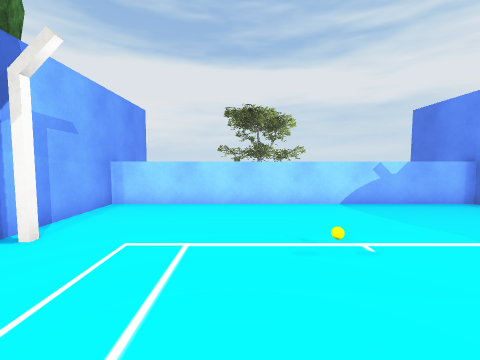
[1] (above)

12 first-person views from a walk through a scene from a Unity 3-D project. The camera is 1.4 m above the floor, tilts 4° down and sees 90° across. The floor is counted in squares, 1 m on a side. Each view is taken from the middle of a square. On the plan, view 1 faces up. The plan holds only what a view shows up to about 13 squares ahead; the rest is blank. The place goes on beyond the plan. Some trees and plants on the terrain are drawn as simple stand-ins. The player is left out. Some surface patterns are stand-ins.

[2]
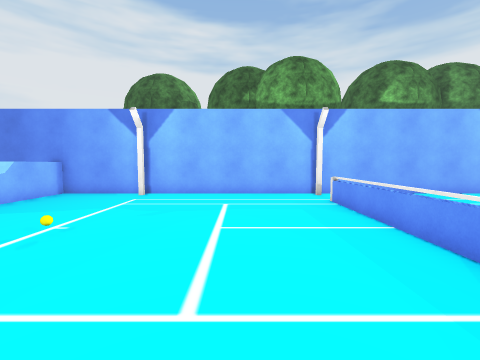

[3]
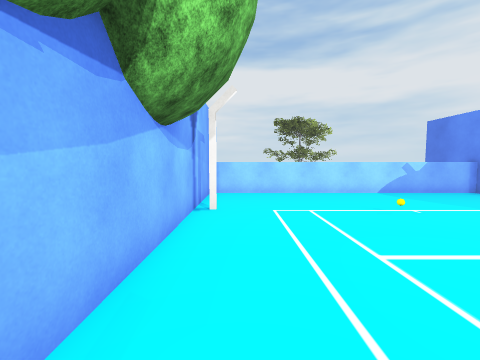

[4]
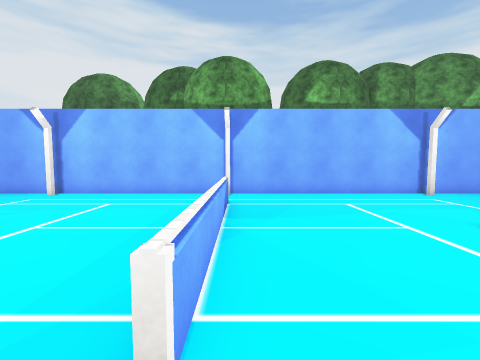

[5]
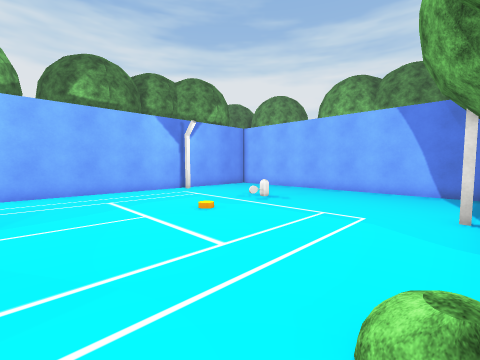

[6]
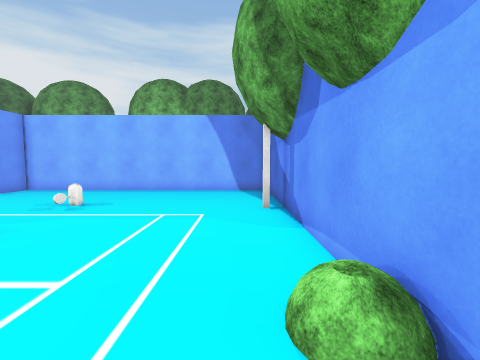

[7]
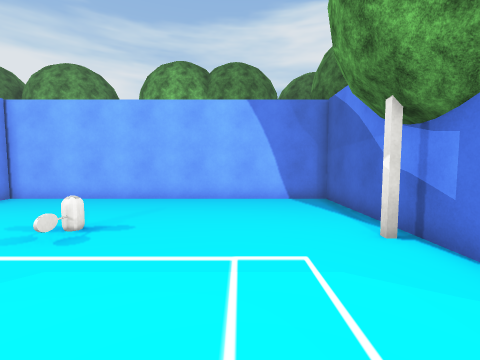

[8]
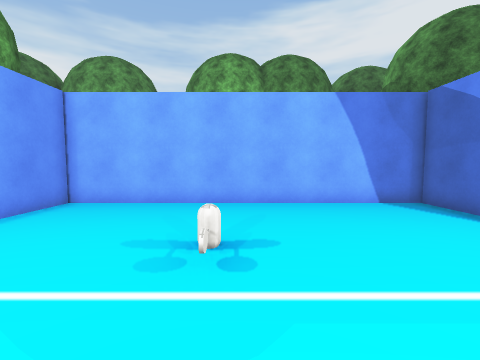

[9]
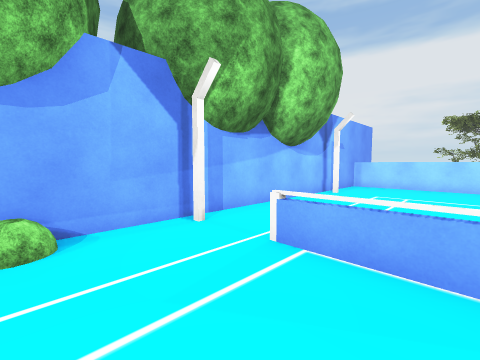

[10]
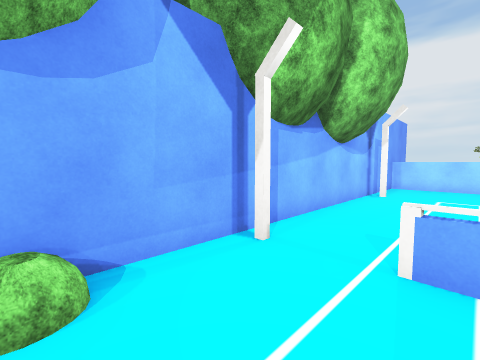

[11]
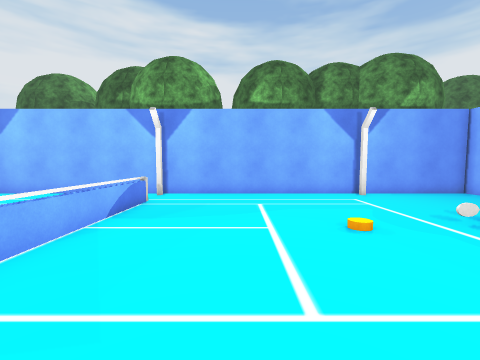

[12]
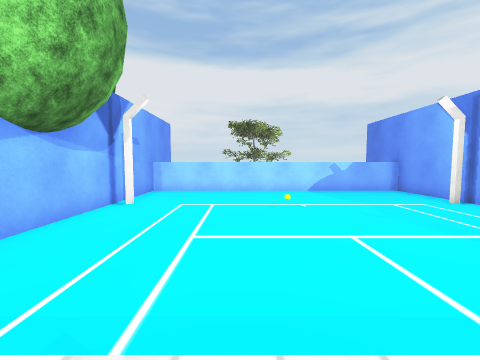

### Floor plan
Ten units are one square. View 1 is at (0, 0); x grows to the right and y downward. Boxes are objects, and circles mark ways between rooms. Rooms are numbered by the first view taken in them; rooms with no view inside come last. Other rooms are left out.
<svg viewBox="-50 -110 136 290">
<path fill="none" stroke="#000" d="M81 -82 -45 -82M80 25 80 -105M-44 -105 -44 25M2 34 59 34M-44 25 -44 175 80 175 80 25M59 36 -18 36"/>
<rect x="-45" y="65" width="10" height="10" fill="#bbb"><title>tree</title></rect>
<rect x="25" y="125" width="10" height="10" fill="#bbb"><title>other object</title></rect>
<circle cx="-35" cy="30" r="3" fill="#2a7"/>
<circle cx="70" cy="30" r="3" fill="#2a7"/>
<text x="10" y="-30">1</text>
<text x="10" y="100">2</text>
</svg>
Room 1 opens to room 2.

Where each view was taken, in squares from view 1:
view 1: 0 up, 0 right, facing up
view 2: 0 up, 3 left, facing right
view 3: 3 down, 3 left, facing up
view 4: 4 down, 3 left, facing right
view 5: 5 down, 4 left, facing down-right
view 6: 5 down, 3 left, facing down
view 7: 8 down, 1 left, facing down
view 8: 9 down, 2 right, facing down
view 9: 7 down, 1 right, facing up-left
view 10: 7 down, 1 left, facing up-left
view 11: 7 down, 3 left, facing right
view 12: 4 down, 0 right, facing up
